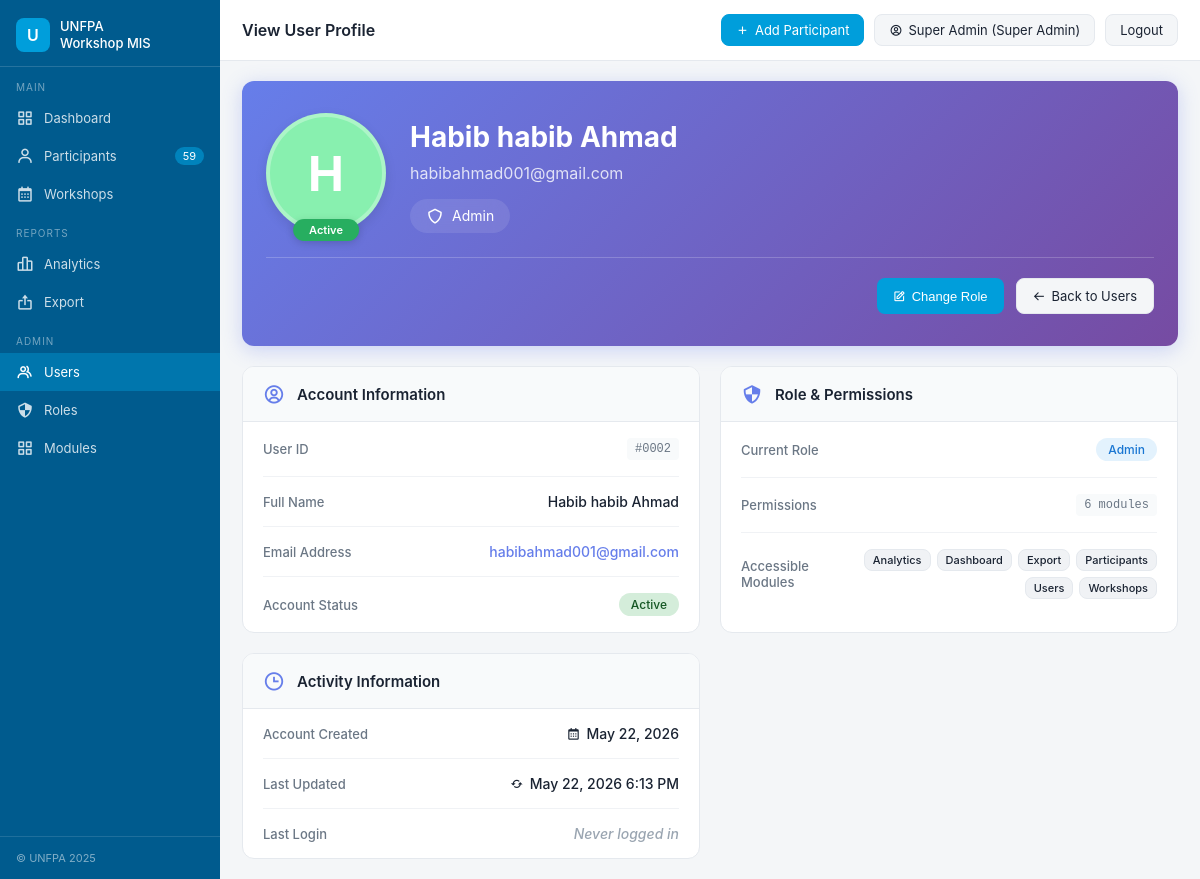
The page /user_view.php?id=2 (signed in) on the database its author committed.
### tables this page shows
CREATE TABLE IF NOT EXISTS `users` (
  `id` int NOT NULL AUTO_INCREMENT,
  `name` varchar(150) NOT NULL,
  `email` varchar(180) NOT NULL,
  `password` varchar(255) NOT NULL,
  `role_id` int NOT NULL,
  `status` enum('active','inactive','suspended') NOT NULL DEFAULT 'active',
  `created_at` datetime NOT NULL DEFAULT CURRENT_TIMESTAMP,
  `updated_at` datetime NOT NULL DEFAULT CURRENT_TIMESTAMP ON UPDATE CURRENT_TIMESTAMP,
  `bio` text,
  `last_login` datetime DEFAULT NULL,
  PRIMARY KEY (`id`),
  UNIQUE KEY `email` (`email`),
  KEY `role_id` (`role_id`),
  KEY `idx_users_status` (`status`),
  KEY `idx_users_email` (`email`)
);

CREATE TABLE IF NOT EXISTS `roles` (
  `id` int NOT NULL AUTO_INCREMENT,
  `name` varchar(100) NOT NULL,
  `created_by` int DEFAULT NULL,
  `created_at` datetime NOT NULL DEFAULT CURRENT_TIMESTAMP,
  PRIMARY KEY (`id`),
  UNIQUE KEY `name` (`name`)
);

CREATE TABLE IF NOT EXISTS `modules` (
  `id` int NOT NULL AUTO_INCREMENT,
  `name` varchar(150) NOT NULL,
  `slug` varchar(80) NOT NULL,
  `description` text,
  `created_at` datetime NOT NULL DEFAULT CURRENT_TIMESTAMP,
  PRIMARY KEY (`id`),
  UNIQUE KEY `slug` (`slug`)
);

### auth.php (called while the page is built, shortened)
<?php
function auth_get_role_rank($roleName)
{
    return ROLE_HIERARCHY[$roleName] ?? 999;
}
function auth_can_manage_role($currentRole, $targetRole)
{
    $currentRank = auth_get_role_rank($currentRole);
    $targetRank = auth_get_role_rank($targetRole);
    return $currentRank < $targetRank;
}
function auth_current_user()
{
    global $pdo;
    static $user;
    if ($user !== null) {
        return $user;
    }
    $stmt = $pdo->prepare('SELECT u.*, r.name AS role_name, r.id AS role_id FROM users u LEFT JOIN roles r ON u.role_id = r.id WHERE u.id = ?');
    $stmt->execute([$_SESSION['user_id']]);
    $user = $stmt->fetch();
    return $user ?: null;
}
function auth_is_logged_in()
{
    return (bool)auth_current_user();
}
function auth_require_login()
{
    if (!auth_is_logged_in()) {
        $next = urlencode($_SERVER['REQUEST_URI']);
        redirect("login.php?next=$next");
    }
}
function auth_get_user_role_name()
{
    $user = auth_current_user();
    return $user['role_name'] ?? null;
}
function auth_get_allowed_modules()
{
    global $pdo;
    $user = auth_current_user();
    $stmt = $pdo->prepare('SELECT m.* FROM modules m INNER JOIN role_modules rm ON m.id = rm.module_id WHERE rm.role_id = ? ORDER BY m.name');
    $stmt->execute([$user['role_id']]);
    $modules = $stmt->fetchAll();
    return $modules;
}
function auth_require_role($roles)
{
    auth_require_login();
    $role = auth_get_user_role_name();
    $allowed = is_array($roles) ? $roles : [$roles];
    foreach ($allowed as $item) {
        if (strtolower($role) === strtolower($item)) {
            return;
        }
    }
    exit;
}
function auth_get_module_nav_items()
{
    $mapping = [
        'dashboard' => ['label' => 'Dashboard', 'href' => 'index.php', 'icon' => 'bx-grid-alt'],
        'participants' => ['label' => 'Participants', 'href' => 'participants.php', 'icon' => 'bx-user'],
        'workshops' => ['label' => 'Workshops', 'href' => 'workshops.php', 'icon' => 'bx-calendar'],
        'analytics' => ['label' => 'Analytics', 'href' => 'analytics.php', 'icon' => 'bx-bar-chart-alt-2'],
        'export' => ['label' => 'Export', 'href' => 'export.php', 'icon' => 'bx-export'],
        'users' => ['label' => 'Users', 'href' => 'users.php', 'icon' => 'bx-group'],
        'roles' => ['label' => 'Roles', 'href' => 'roles.php', 'icon' => 'bx-shield-quarter'],
        'modules' => ['label' => 'Modules', 'href' => 'modules.php', 'icon' => 'bx-grid-alt'],
    ];
    $items = [];
    foreach (auth_get_allowed_modules() as $module) {
        if (isset($mapping[$module['slug']])) {
            $items[$module['slug']] = $mapping[$module['slug']];
        }
    }
    return $items;
}

### db.php (called while the page is built, shortened)
<?php
$DB_HOST = 'localhost';
$DB_NAME = 'unfpa_mis';
$DB_USER = 'root';
$DB_PASS = '';
try {
    $pdo = new PDO("mysql:host=$DB_HOST;dbname=$DB_NAME;charset=utf8mb4", $DB_USER, $DB_PASS, [
        PDO::ATTR_ERRMODE => PDO::ERRMODE_EXCEPTION,
        PDO::ATTR_DEFAULT_FETCH_MODE => PDO::FETCH_ASSOC,
    ]);
} catch (PDOException $e) {
    die("DB Connection failed: " . $e->getMessage());
}
function e($v){ return htmlspecialchars($v ?? '', ENT_QUOTES, 'UTF-8'); }
require_once __DIR__ . '/auth.php';

### user_view.php (the view, shortened to what this page needs)
<?php
$page='users';
require_once __DIR__.'/db.php';
auth_require_role(['Super Admin', 'Admin']);
$id = (int)($_GET['id'] ?? 0);
$currentRoleName = auth_get_user_role_name();
$stmt = $pdo->prepare("
  SELECT u.*,
         r.name as role_name,
         r.id as role_id
  FROM users u
  LEFT JOIN roles r ON u.role_id = r.id
  WHERE u.id = ?
");
$stmt->execute([$id]);
$user = $stmt->fetch();
$userRoleName = $user['role_name'] ?? 'User';
$pageTitle = 'View User Profile';
require_once __DIR__.'/header.php';
?>
<div class="user-profile-container">
  <div class="profile-header-card">
    <div class="profile-header-content">
      <div class="profile-photo-section">
        <?php
        $initials = strtoupper(substr($user['name'], 0, 1));
        $avatarColor = sprintf('#%06X', mt_rand(0, 0xFFFFFF));
        ?>
        <div class="profile-photo-placeholder" style="background: <?= $avatarColor ?>">
          <?= $initials ?>
        </div>
        <div class="profile-status-badge <?= $user['status'] === 'active' ? 'active' : 'inactive' ?>">
          <?= ucfirst($user['status'] ?? 'active') ?>
        </div>
      </div>
      <div class="profile-info-section">
        <div class="profile-name-section">
          <h1 class="profile-name"><?= e($user['name']) ?></h1>
          <p class="profile-email"><?= e($user['email']) ?></p>
        </div>
        <div class="profile-meta">
          <div class="meta-item">
            <i class='bx bx-shield'></i>
            <span><?= e($user['role_name'] ?? 'No Role') ?></span>
          </div>
        </div>
      </div>
    </div>
    <div class="profile-actions">
      <?php if($currentUser['id'] != $user['id'] && auth_can_manage_role($currentRoleName, $userRoleName)): ?>
      <button onclick="showRoleModal()" class="btn">
        <i class='bx bx-edit'></i> Change Role
      </button>
      <?php endif; ?>
      <a href="users.php" class="btn sec">
        <i class='bx bx-arrow-back'></i> Back to Users
      </a>
    </div>
  </div>
  <div class="profile-details-grid">
    <div class="detail-card">
      <div class="detail-card-header">
        <i class='bx bx-user-circle'></i>
        <h3>Account Information</h3>
      </div>
      <div class="detail-card-body">
        <div class="detail-row">
          <div class="detail-label">User ID</div>
          <div class="detail-value">
            <span class="user-id">#<?= str_pad($user['id'], 4, '0', STR_PAD_LEFT) ?></span>
          </div>
        </div>
        <div class="detail-row">
          <div class="detail-label">Full Name</div>
          <div class="detail-value">
            <?= e($user['name']) ?>
          </div>
        </div>
        <div class="detail-row">
          <div class="detail-label">Email Address</div>
          <div class="detail-value">
            <a href="mailto:<?= e($user['email']) ?>" class="detail-link">
              <?= e($user['email']) ?>
            </a>
          </div>
        </div>
        <div class="detail-row">
          <div class="detail-label">Account Status</div>
          <div class="detail-value">
            <span class="status-badge <?= $user['status'] === 'active' ? 'active' : 'inactive' ?>">
              <?= ucfirst($user['status'] ?? 'Active') ?>
            </span>
          </div>
        </div>
      </div>
    </div>
    <div class="detail-card">
      <div class="detail-card-header">
        <i class='bx bx-shield-quarter'></i>
        <h3>Role & Permissions</h3>
      </div>
      <div class="detail-card-body">
        <div class="detail-row">
          <div class="detail-label">Current Role</div>
          <div class="detail-value">
            <span class="role-badge"><?= e($user['role_name'] ?? 'No Role') ?></span>
          </div>
        </div>
        <?php
        $permStmt = $pdo->prepare("
          SELECT m.name, m.slug
          FROM modules m
          INNER JOIN role_modules rm ON m.id = rm.module_id
          WHERE rm.role_id = ?
          ORDER BY m.name
        ");
        $permStmt->execute([$user['role_id']]);
        $permissions = $permStmt->fetchAll();
        ?>
        <div class="detail-row">
          <div class="detail-label">Permissions</div>
          <div class="detail-value">
            <span class="permission-count"><?= count($permissions) ?> modules</span>
          </div>
        </div>
        <?php if($permissions): ?>
        <div class="detail-row">
          <div class="detail-label">Accessible Modules</div>
          <div class="detail-value">
            <div class="module-tags">
              <?php foreach($permissions as $perm): ?>
                <span class="module-tag"><?= e($perm['name']) ?></span>
              <?php endforeach; ?>
            </div>
          </div>
        </div>
        <?php endif; ?>
      </div>
    </div>
    <div class="detail-card">
      <div class="detail-card-header">
        <i class='bx bx-time'></i>
        <h3>Activity Information</h3>
      </div>
      <div class="detail-card-body">
        <div class="detail-row">
          <div class="detail-label">Account Created</div>
          <div class="detail-value">
            <i class='bx bx-calendar'></i>
            <?= date('F j, Y', strtotime($user['created_at'])) ?>
          </div>
        </div>
        <div class="detail-row">
          <div class="detail-label">Last Updated</div>
          <div class="detail-value">
            <i class='bx bx-refresh'></i>
            <?= date('F j, Y g:i A', strtotime($user['updated_at'])) ?>
          </div>
        </div>
        <?php if($user['last_login']): ?>
        <div class="detail-row">
          <div class="detail-label">Last Login</div>
          <div class="detail-value">
            <i class='bx bx-log-in'></i>
            <?= date('F j, Y g:i A', strtotime($user['last_login'])) ?>
          </div>
        </div>
        <?php else: ?>
        <div class="detail-row">
          <div class="detail-label">Last Login</div>
          <div class="detail-value">
            <span class="detail-empty">Never logged in</span>
          </div>
        </div>
        <?php endif; ?>
      </div>
    </div>
  </div>
</div>
<?php require __DIR__.'/footer.php'; ?>

### header.php (shortened to what this page needs)
<?php require_once __DIR__ . '/db.php'; $page = $page ?? 'dashboard'; $currentUser = auth_current_user(); $navItems = auth_is_logged_in() ? auth_get_module_nav_items() : []; $participantCount = isset($navItems['participants']) ? $pdo->query("SELECT COUNT(*) FROM participants")->fetchColumn() : 0; ?>
<!DOCTYPE html>
<html lang="en">
<head>
<link rel="stylesheet" href="assets/style.css">
<link rel="stylesheet" href="https://cdn.jsdelivr.net/npm/boxicons@2.1.4/css/boxicons.min.css">
</head>
<body>
<div class="shell">
  <aside class="sidebar">
    <div class="sb-logo">
      <div class="sb-logo-icon">U</div>
      <div class="sb-title">UNFPA<br>Workshop MIS</div>
    </div>
    <div class="sb-section">MAIN</div>
    <?php if ($navItems): ?>
      <?php foreach (['dashboard','participants','workshops'] as $slug): ?>
        <?php if (isset($navItems[$slug])): $item = $navItems[$slug]; ?>
          <a href="<?= e($item['href']) ?>" class="sb-item <?= $page === $slug ? 'active' : '' ?>">
            <i class='bx <?= e($item['icon']) ?>'></i> <?= e($item['label']) ?>
            <?php if ($slug === 'participants'): ?><span class="sb-badge"><?= $participantCount ?></span><?php endif; ?>
          </a>
        <?php endif; ?>
      <?php endforeach; ?>
      <?php if (isset($navItems['analytics']) || isset($navItems['export'])): ?>
        <div class="sb-section">REPORTS</div>
        <?php if (isset($navItems['analytics'])): $item = $navItems['analytics']; ?>
          <a href="<?= e($item['href']) ?>" class="sb-item <?= $page==='analytics'?'active':'' ?>"><i class='bx <?= e($item['icon']) ?>'></i> <?= e($item['label']) ?></a>
        <?php endif; ?>
        <?php if (isset($navItems['export'])): $item = $navItems['export']; ?>
          <a href="<?= e($item['href']) ?>" class="sb-item <?= $page==='export'?'active':'' ?>"><i class='bx <?= e($item['icon']) ?>'></i> <?= e($item['label']) ?></a>
        <?php endif; ?>
      <?php endif; ?>
      <?php if (isset($navItems['users']) || isset($navItems['roles']) || isset($navItems['modules'])): ?>
        <div class="sb-section">ADMIN</div>
        <?php foreach (['users','roles','modules'] as $slug): ?>
          <?php if (isset($navItems[$slug])): $item = $navItems[$slug]; ?>
            <a href="<?= e($item['href']) ?>" class="sb-item <?= $page === $slug ? 'active' : '' ?>"><i class='bx <?= e($item['icon']) ?>'></i> <?= e($item['label']) ?></a>
          <?php endif; ?>
        <?php endforeach; ?>
      <?php endif; ?>
    <?php else: ?>
      <div class="sb-note">Please log in to see navigation.</div>
    <?php endif; ?>
    <div class="sb-footer">© UNFPA 2025</div>
  </aside>
  <main class="main">
    <div class="topbar">
      <div class="topbar-title"><?= e($pageTitle ?? 'Dashboard Overview') ?></div>
      <div class="topbar-right">
        <?php if (isset($navItems['participants'])): ?>
          <a href="participant_form.php" class="top-btn primary"><i class='bx bx-plus'></i> Add Participant</a>
        <?php endif; ?>
        <?php if ($currentUser): ?>
          <span class="top-btn user-badge"><i class='bx bx-user-circle'></i> <?= e($currentUser['name']) ?> (<?= e($currentUser['role_name']) ?>)</span>
          <a href="logout.php" class="top-btn sec">Logout</a>
        <?php else: ?>
          <a href="login.php" class="top-btn sec">Sign In</a>
          <a href="signup.php" class="top-btn primary">Sign Up</a>
        <?php endif; ?>
      </div>
    </div>
    <div class="content">

### assets/style.css (style rules this page uses)
* { box-sizing:border-box;margin:0;padding:0 }
:root { --bg:#f4f6f8; --card:#fff; --text:#1a2332; --muted:#6b7785; --tert:#9aa5b1; --border:#e5e9ee; --primary:#009EDB; --primary-dark:#005B8E; --radius:10px; }
body { font-family:-apple-system,BlinkMacSystemFont,"Segoe UI",sans-serif;font-size:14px;color:var(--text);background:var(--bg) }
.shell { display:grid;grid-template-columns:220px 1fr;min-height:100vh }
.sidebar { background:var(--primary-dark);color:#fff;display:flex;flex-direction:column }
.sb-logo { padding:18px 16px 14px;border-bottom:1px solid rgba(255,255,255,.15);display:flex;align-items:center;gap:10px }
.sb-logo-icon { width:34px;height:34px;background:var(--primary);border-radius:8px;display:flex;align-items:center;justify-content:center;font-weight:600;font-size:16px }
.sb-title { font-size:13px;font-weight:500;line-height:1.3 }
.sb-section { padding:14px 0 6px 16px;font-size:10px;letter-spacing:.1em;color:rgba(255,255,255,.45);text-transform:uppercase }
.sb-item { display:flex;align-items:center;gap:10px;padding:10px 16px;font-size:13px;color:rgba(255,255,255,.8);text-decoration:none;transition:background .15s }
.sb-item.active { background:rgba(0,158,219,.4);color:#fff }
.sb-item i { font-size:18px }
.sb-badge { margin-left:auto;background:rgba(0,158,219,.6);color:#fff;font-size:11px;padding:2px 8px;border-radius:10px }
.sb-footer { margin-top:auto;padding:14px 16px;border-top:1px solid rgba(255,255,255,.12);font-size:11px;color:rgba(255,255,255,.5) }
.main { overflow:auto }
.topbar { background:#fff;border-bottom:1px solid var(--border);padding:14px 22px;display:flex;align-items:center;justify-content:space-between }
.topbar-title { font-size:16px;font-weight:600 }
.topbar-right { display:flex;align-items:center;gap:10px }
.top-btn { background:#f4f6f8;border:1px solid var(--border);border-radius:8px;padding:7px 14px;font-size:13px;color:var(--text);cursor:pointer;display:inline-flex;align-items:center;gap:6px;text-decoration:none }
.top-btn.primary { background:var(--primary);color:#fff;border-color:var(--primary) }
.content { padding:20px 22px;display:flex;flex-direction:column;gap:16px }
.btn { background:var(--primary);color:#fff;border:none;padding:9px 16px;border-radius:8px;cursor:pointer;font-size:13px;text-decoration:none;display:inline-flex;align-items:center;gap:6px }
.btn.sec { background:#f4f6f8;color:var(--text);border:1px solid var(--border) }

### rows shown on the page
users: name "Super Admin", role.name "Super Admin"
users: name "H", status "Active", name "Habib habib Ahmad", email "habibahmad001@gmail.com", role.name "Admin", id "0002", created_at "May 22, 2026", updated_at "May 22, 2026 6:13 PM"
modules: name "Analytics"
modules: name "Dashboard"
modules: name "Export"
modules: name "Participants"
modules: name "Users"
modules: name "Workshops"

### other values the page prints
$item['label'] "Dashboard"
$item['label'] "Participants"
$participantCount "59"
$item['label'] "Workshops"
$item['label'] "Analytics"
$item['label'] "Export"
$item['label'] "Users"
$item['label'] "Roles"
$item['label'] "Modules"
$pageTitle "View User Profile"
count($permissions) "6"
